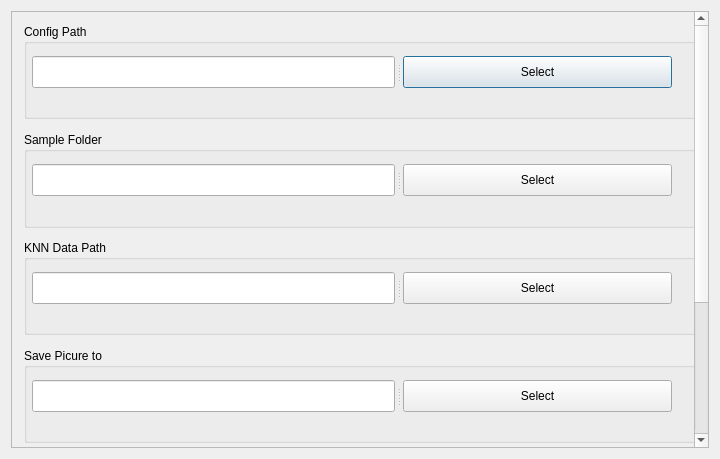
<?xml version="1.0" encoding="UTF-8"?>
<ui version="4.0">
 <class>frmSetting</class>
 <widget class="QDialog" name="frmSetting">
  <property name="geometry">
   <rect>
    <x>0</x>
    <y>0</y>
    <width>720</width>
    <height>459</height>
   </rect>
  </property>
  <property name="windowTitle">
   <string>frmSetting</string>
  </property>
  <layout class="QVBoxLayout" name="verticalLayout_2">
   <item>
    <widget class="QScrollArea" name="scrollArea">
     <property name="verticalScrollBarPolicy">
      <enum>Qt::ScrollBarAlwaysOn</enum>
     </property>
     <property name="horizontalScrollBarPolicy">
      <enum>Qt::ScrollBarAlwaysOff</enum>
     </property>
     <property name="sizeAdjustPolicy">
      <enum>QAbstractScrollArea::AdjustToContents</enum>
     </property>
     <property name="widgetResizable">
      <bool>true</bool>
     </property>
     <widget class="QWidget" name="scrollAreaWidgetContents">
      <property name="geometry">
       <rect>
        <x>0</x>
        <y>-205</y>
        <width>720</width>
        <height>640</height>
       </rect>
      </property>
      <property name="sizePolicy">
       <sizepolicy hsizetype="Preferred" vsizetype="Preferred">
        <horstretch>0</horstretch>
        <verstretch>8</verstretch>
       </sizepolicy>
      </property>
      <property name="minimumSize">
       <size>
        <width>720</width>
        <height>640</height>
       </size>
      </property>
      <widget class="QGroupBox" name="groupCfgPath">
       <property name="geometry">
        <rect>
         <x>12</x>
         <y>12</y>
         <width>673</width>
         <height>95</height>
        </rect>
       </property>
       <property name="title">
        <string>Config Path</string>
       </property>
       <widget class="QSplitter" name="splitter">
        <property name="geometry">
         <rect>
          <x>8</x>
          <y>32</y>
          <width>640</width>
          <height>32</height>
         </rect>
        </property>
        <property name="orientation">
         <enum>Qt::Horizontal</enum>
        </property>
        <property name="handleWidth">
         <number>8</number>
        </property>
        <widget class="QLineEdit" name="txtCfgPath"/>
        <widget class="QPushButton" name="btnCfgSelect">
         <property name="text">
          <string>Select</string>
         </property>
        </widget>
       </widget>
      </widget>
      <widget class="QGroupBox" name="groupSmpPath">
       <property name="geometry">
        <rect>
         <x>12</x>
         <y>120</y>
         <width>673</width>
         <height>96</height>
        </rect>
       </property>
       <property name="title">
        <string>Sample Folder</string>
       </property>
       <widget class="QSplitter" name="splitter_2">
        <property name="geometry">
         <rect>
          <x>8</x>
          <y>32</y>
          <width>640</width>
          <height>32</height>
         </rect>
        </property>
        <property name="orientation">
         <enum>Qt::Horizontal</enum>
        </property>
        <property name="handleWidth">
         <number>8</number>
        </property>
        <widget class="QLineEdit" name="txtSmpPath"/>
        <widget class="QPushButton" name="btnSmpSelect">
         <property name="text">
          <string>Select</string>
         </property>
        </widget>
       </widget>
      </widget>
      <widget class="QGroupBox" name="groupStudyData">
       <property name="geometry">
        <rect>
         <x>12</x>
         <y>228</y>
         <width>673</width>
         <height>95</height>
        </rect>
       </property>
       <property name="title">
        <string>KNN Data Path</string>
       </property>
       <widget class="QSplitter" name="splitter_4">
        <property name="geometry">
         <rect>
          <x>8</x>
          <y>32</y>
          <width>640</width>
          <height>32</height>
         </rect>
        </property>
        <property name="orientation">
         <enum>Qt::Horizontal</enum>
        </property>
        <property name="handleWidth">
         <number>8</number>
        </property>
        <widget class="QLineEdit" name="txtDataPth"/>
        <widget class="QPushButton" name="btnDataSelect">
         <property name="text">
          <string>Select</string>
         </property>
        </widget>
       </widget>
      </widget>
      <widget class="QGroupBox" name="groupSaveFolder">
       <property name="geometry">
        <rect>
         <x>12</x>
         <y>336</y>
         <width>673</width>
         <height>95</height>
        </rect>
       </property>
       <property name="title">
        <string>Save Picure to</string>
       </property>
       <widget class="QSplitter" name="splitter_3">
        <property name="geometry">
         <rect>
          <x>8</x>
          <y>32</y>
          <width>640</width>
          <height>32</height>
         </rect>
        </property>
        <property name="orientation">
         <enum>Qt::Horizontal</enum>
        </property>
        <property name="handleWidth">
         <number>8</number>
        </property>
        <widget class="QLineEdit" name="txtSavePath"/>
        <widget class="QPushButton" name="btnSaveSelect">
         <property name="text">
          <string>Select</string>
         </property>
        </widget>
       </widget>
      </widget>
      <widget class="QPushButton" name="btnSave">
       <property name="geometry">
        <rect>
         <x>570</x>
         <y>550</y>
         <width>96</width>
         <height>36</height>
        </rect>
       </property>
       <property name="text">
        <string>Save</string>
       </property>
      </widget>
      <widget class="QPushButton" name="btnTrain">
       <property name="geometry">
        <rect>
         <x>450</x>
         <y>550</y>
         <width>96</width>
         <height>36</height>
        </rect>
       </property>
       <property name="palette">
        <palette>
         <active>
          <colorrole role="ButtonText">
           <brush brushstyle="SolidPattern">
            <color alpha="255">
             <red>255</red>
             <green>0</green>
             <blue>0</blue>
            </color>
           </brush>
          </colorrole>
         </active>
         <inactive>
          <colorrole role="ButtonText">
           <brush brushstyle="SolidPattern">
            <color alpha="255">
             <red>255</red>
             <green>0</green>
             <blue>0</blue>
            </color>
           </brush>
          </colorrole>
         </inactive>
         <disabled>
          <colorrole role="ButtonText">
           <brush brushstyle="SolidPattern">
            <color alpha="255">
             <red>120</red>
             <green>120</green>
             <blue>120</blue>
            </color>
           </brush>
          </colorrole>
         </disabled>
        </palette>
       </property>
       <property name="text">
        <string>Retrain</string>
       </property>
      </widget>
      <widget class="QGroupBox" name="groupOutputDir">
       <property name="geometry">
        <rect>
         <x>20</x>
         <y>450</y>
         <width>673</width>
         <height>95</height>
        </rect>
       </property>
       <property name="title">
        <string>Output Directory</string>
       </property>
       <widget class="QSplitter" name="splitter_6">
        <property name="geometry">
         <rect>
          <x>8</x>
          <y>32</y>
          <width>640</width>
          <height>32</height>
         </rect>
        </property>
        <property name="orientation">
         <enum>Qt::Horizontal</enum>
        </property>
        <property name="handleWidth">
         <number>8</number>
        </property>
        <widget class="QLineEdit" name="txtOutputDir"/>
        <widget class="QPushButton" name="btnOutputDir">
         <property name="text">
          <string>Select</string>
         </property>
        </widget>
       </widget>
      </widget>
     </widget>
    </widget>
   </item>
  </layout>
 </widget>
 <layoutdefault spacing="6" margin="11"/>
 <resources/>
 <connections>
  <connection>
   <sender>btnTrain</sender>
   <signal>clicked()</signal>
   <receiver>frmSetting</receiver>
   <slot>onTrain()</slot>
   <hints>
    <hint type="sourcelabel">
     <x>503</x>
     <y>357</y>
    </hint>
    <hint type="destinationlabel">
     <x>359</x>
     <y>239</y>
    </hint>
   </hints>
  </connection>
  <connection>
   <sender>btnSave</sender>
   <signal>clicked()</signal>
   <receiver>frmSetting</receiver>
   <slot>onSave()</slot>
   <hints>
    <hint type="sourcelabel">
     <x>623</x>
     <y>357</y>
    </hint>
    <hint type="destinationlabel">
     <x>359</x>
     <y>239</y>
    </hint>
   </hints>
  </connection>
  <connection>
   <sender>txtCfgPath</sender>
   <signal>textChanged(QString)</signal>
   <receiver>frmSetting</receiver>
   <slot>textChange(QString)</slot>
   <hints>
    <hint type="sourcelabel">
     <x>225</x>
     <y>-145</y>
    </hint>
    <hint type="destinationlabel">
     <x>359</x>
     <y>239</y>
    </hint>
   </hints>
  </connection>
  <connection>
   <sender>txtDataPth</sender>
   <signal>textChanged(QString)</signal>
   <receiver>frmSetting</receiver>
   <slot>textChange(QString)</slot>
   <hints>
    <hint type="sourcelabel">
     <x>225</x>
     <y>71</y>
    </hint>
    <hint type="destinationlabel">
     <x>359</x>
     <y>239</y>
    </hint>
   </hints>
  </connection>
  <connection>
   <sender>txtSavePath</sender>
   <signal>textChanged(QString)</signal>
   <receiver>frmSetting</receiver>
   <slot>textChange(QString)</slot>
   <hints>
    <hint type="sourcelabel">
     <x>225</x>
     <y>179</y>
    </hint>
    <hint type="destinationlabel">
     <x>359</x>
     <y>239</y>
    </hint>
   </hints>
  </connection>
  <connection>
   <sender>txtSmpPath</sender>
   <signal>textChanged(QString)</signal>
   <receiver>frmSetting</receiver>
   <slot>textChange(QString)</slot>
   <hints>
    <hint type="sourcelabel">
     <x>225</x>
     <y>-37</y>
    </hint>
    <hint type="destinationlabel">
     <x>359</x>
     <y>239</y>
    </hint>
   </hints>
  </connection>
  <connection>
   <sender>txtOutputDir</sender>
   <signal>textChanged(QString)</signal>
   <receiver>frmSetting</receiver>
   <slot>textChange(QString)</slot>
   <hints>
    <hint type="sourcelabel">
     <x>233</x>
     <y>293</y>
    </hint>
    <hint type="destinationlabel">
     <x>359</x>
     <y>220</y>
    </hint>
   </hints>
  </connection>
  <connection>
   <sender>btnCfgSelect</sender>
   <signal>clicked()</signal>
   <receiver>frmSetting</receiver>
   <slot>selectConfig()</slot>
   <hints>
    <hint type="sourcelabel">
     <x>548</x>
     <y>-133</y>
    </hint>
    <hint type="destinationlabel">
     <x>474</x>
     <y>5</y>
    </hint>
   </hints>
  </connection>
  <connection>
   <sender>btnDataSelect</sender>
   <signal>clicked()</signal>
   <receiver>frmSetting</receiver>
   <slot>selectData()</slot>
   <hints>
    <hint type="sourcelabel">
     <x>572</x>
     <y>91</y>
    </hint>
    <hint type="destinationlabel">
     <x>511</x>
     <y>-12</y>
    </hint>
   </hints>
  </connection>
  <connection>
   <sender>btnSmpSelect</sender>
   <signal>clicked()</signal>
   <receiver>frmSetting</receiver>
   <slot>selectSample()</slot>
   <hints>
    <hint type="sourcelabel">
     <x>610</x>
     <y>-26</y>
    </hint>
    <hint type="destinationlabel">
     <x>542</x>
     <y>-17</y>
    </hint>
   </hints>
  </connection>
  <connection>
   <sender>btnSaveSelect</sender>
   <signal>clicked()</signal>
   <receiver>frmSetting</receiver>
   <slot>selectSave()</slot>
   <hints>
    <hint type="sourcelabel">
     <x>552</x>
     <y>187</y>
    </hint>
    <hint type="destinationlabel">
     <x>559</x>
     <y>-21</y>
    </hint>
   </hints>
  </connection>
  <connection>
   <sender>btnOutputDir</sender>
   <signal>clicked()</signal>
   <receiver>frmSetting</receiver>
   <slot>selectOutput()</slot>
   <hints>
    <hint type="sourcelabel">
     <x>560</x>
     <y>294</y>
    </hint>
    <hint type="destinationlabel">
     <x>465</x>
     <y>1</y>
    </hint>
   </hints>
  </connection>
 </connections>
 <slots>
  <slot>onTrain()</slot>
  <slot>onSave()</slot>
  <slot>textChange(QString)</slot>
  <slot>selectConfig()</slot>
  <slot>selectData()</slot>
  <slot>selectSample()</slot>
  <slot>selectSave()</slot>
  <slot>selectOutput()</slot>
 </slots>
</ui>
